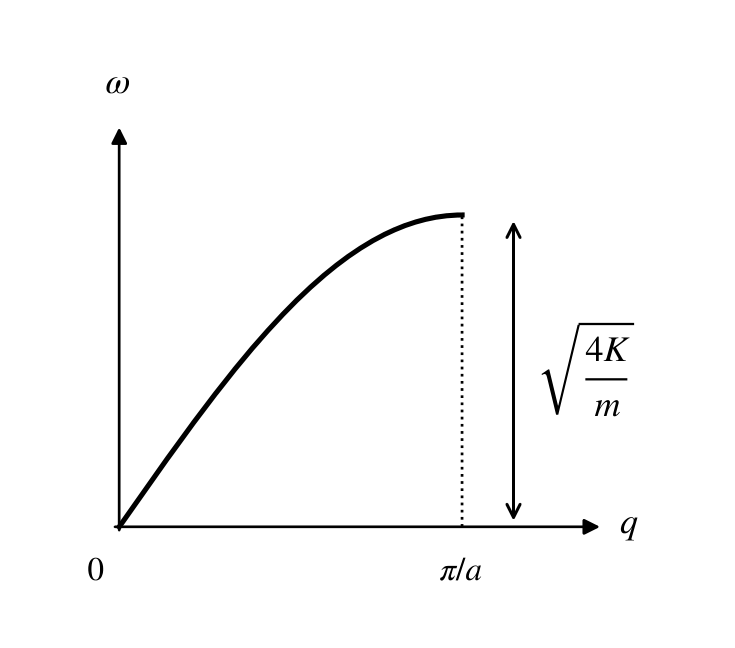

Reproduce this figure in Python.
# -*- coding: utf-8 -*-
# 图 6.11 一维单原子链声子色散 omega = 2 sqrt(K/m) |sin(qa/2)|，pi/a 处最大频率 sqrt(4K/m)
import sys
sys.path.insert(0, r'E:\AI整理书籍\磁学\book\fig_src')
import numpy as np
import matplotlib.pyplot as plt
from mplstyle import save_fig

fig, ax = plt.subplots(figsize=(3.4, 3.0))
for sp in ax.spines.values():
    sp.set_visible(False)
ax.set_xticks([])
ax.set_yticks([])

q = np.linspace(0, 1, 200)          # q in units of pi/a
w = np.sin(np.pi * q / 2)           # omega / sqrt(4K/m)
ax.plot(q, w, 'k-', lw=1.7)
ax.plot([1, 1], [0, 1.0], 'k:', lw=0.9)

# axes arrows
ax.annotate('', xy=(1.42, 0), xytext=(-0.03, 0),
            arrowprops=dict(arrowstyle='-|>', lw=0.9, color='k'))
ax.annotate('', xy=(0, 1.30), xytext=(0, -0.03),
            arrowprops=dict(arrowstyle='-|>', lw=0.9, color='k'))
# vertical double arrow marking the zone-boundary frequency
ax.annotate('', xy=(1.15, 1.0), xytext=(1.15, 0.0),
            arrowprops=dict(arrowstyle='<->', lw=1.0, color='k'))
ax.text(1.22, 0.5, r'$\sqrt{\dfrac{4K}{m}}$', ha='left', va='center',
        fontsize=12)

ax.text(0, 1.36, r'$\omega$', ha='center', va='bottom', fontsize=12)
ax.text(1.46, 0.0, r'$q$', ha='left', va='center', fontsize=12)
ax.text(-0.04, -0.1, r'$0$', ha='right', va='top', fontsize=11)
ax.text(1.0, -0.1, r'$\pi/a$', ha='center', va='top', fontsize=11)

ax.set_xlim(-0.08, 1.58)
ax.set_ylim(-0.16, 1.44)

save_fig(fig, 'ch6', 'fig6_11')
